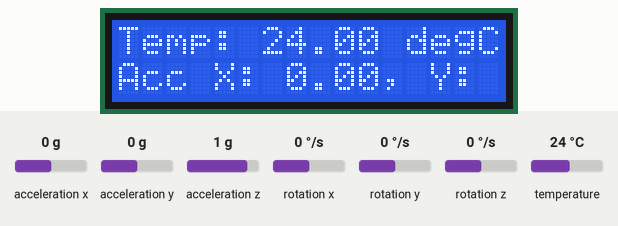
A sketch run on a simulated Arduino Uno, built with avr-gcc and run on an emulated ATmega328P. Shown: 16×2 character LCD. The test bench sets the inputs (shaded band); at power-on: acceleration x 0 g, temperature 24 °C, acceleration y 0 g, acceleration z 1 g, rotation x 0 °/s, rotation y 0 °/s, rotation z 0 °/s.

Above: at 1.3 s.
1.4 s: acceleration x set to -1.4 g
At 2.6 s:
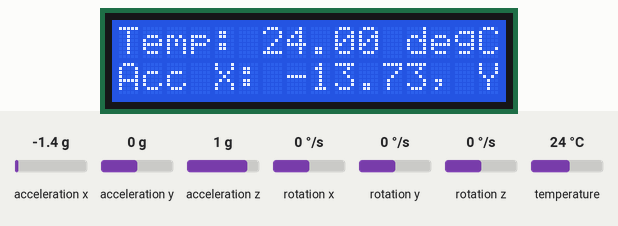
2.9 s: acceleration x set to 0.8 g
At 3.5 s:
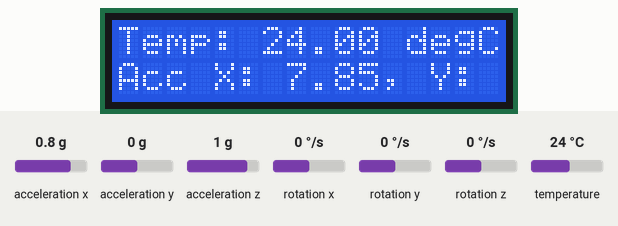
4.4 s: temperature set to 12 °C
At 5.0 s:
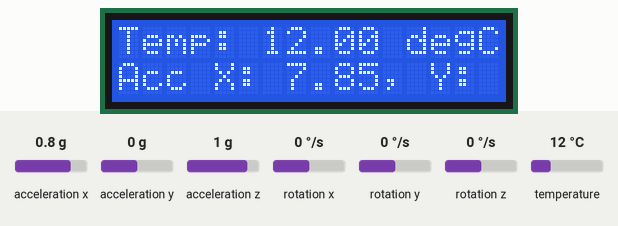
5.9 s: temperature set to 19 °C
At 6.9 s:
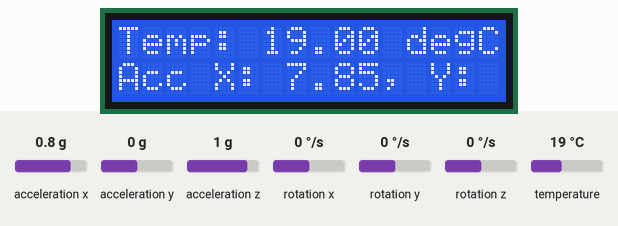
Timing chart, 0 to 8.4 s (numbered marks = the images above; inputs shaded):
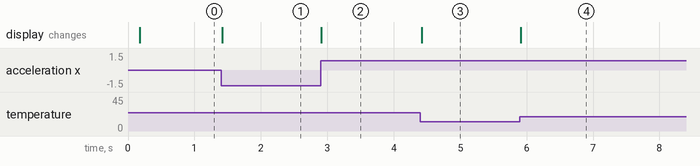

The sketch:

Ecran_LCD_Affichage.ino
```cpp
#include <Adafruit_MPU6050.h>
#include <Adafruit_Sensor.h>
#include <Wire.h>
#include <LiquidCrystal.h>

Adafruit_MPU6050 mpu;
LiquidCrystal lcd(12, 11, 5, 4, 3, 2);

void setup(void) {
  Serial.begin(115200);
  while (!Serial) {
    delay(10);
  }
  // Initialisation
  if (!mpu.begin()) {
    Serial.println("Echec de la recherche de la puce");
    while (1) {
      delay(10);
    }
  }
  mpu.setAccelerometerRange(MPU6050_RANGE_16_G);
  mpu.setGyroRange(MPU6050_RANGE_250_DEG);
  mpu.setFilterBandwidth(MPU6050_BAND_21_HZ);
  delay(100);

  // Initialisation de l'écran LCD
  lcd.begin(16, 2);
  lcd.clear();
}

void loop() {
  sensors_event_t a, g, temp;
  mpu.getEvent(&a, &g, &temp);

  // Affichage des résultats sur l'écran LCD
  lcd.setCursor(0, 0);
  lcd.print("Temp: ");
  lcd.print(temp.temperature);
  lcd.print(" degC");
  lcd.setCursor(0, 1);
  lcd.print("Acc X: ");
  lcd.print(a.acceleration.x);
  lcd.print(", Y: ");
  lcd.print(a.acceleration.y);
  lcd.print(", Z: ");
  lcd.print(a.acceleration.z);
  lcd.print(" m/s2");
  delay(10);
}
```

Measured:
- after the input at 1.4 s, the display: changes at once (image 1)
- after the input at 2.9 s, the display: changes at once (image 2)
- after the input at 4.4 s, the display: changes at once (image 3)
- after the input at 5.9 s, the display: changes at once (image 4)
